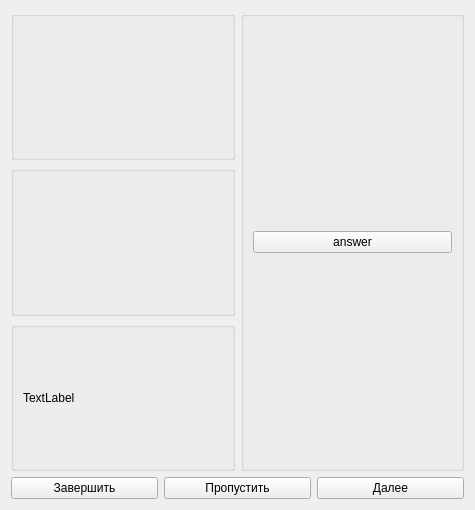
<?xml version="1.0" encoding="UTF-8"?>
<ui version="4.0">
 <class>QuestionTab</class>
 <widget class="QWidget" name="QuestionTab">
  <property name="geometry">
   <rect>
    <x>0</x>
    <y>0</y>
    <width>475</width>
    <height>510</height>
   </rect>
  </property>
  <property name="windowTitle">
   <string>Form</string>
  </property>
  <layout class="QVBoxLayout" name="lay" stretch="1,0">
   <item>
    <layout class="QHBoxLayout" name="question_layout">
     <item>
      <layout class="QVBoxLayout" name="data_layout">
       <item>
        <widget class="QGroupBox" name="video_group">
         <property name="title">
          <string/>
         </property>
         <layout class="QVBoxLayout" name="verticalLayout_3">
          <item>
           <widget class="QWidget" name="video_label" native="true"/>
          </item>
         </layout>
        </widget>
       </item>
       <item>
        <widget class="QGroupBox" name="image_group">
         <property name="title">
          <string/>
         </property>
         <layout class="QVBoxLayout" name="verticalLayout">
          <item>
           <widget class="QLabel" name="image_label">
            <property name="text">
             <string/>
            </property>
            <property name="scaledContents">
             <bool>true</bool>
            </property>
           </widget>
          </item>
         </layout>
        </widget>
       </item>
       <item>
        <widget class="QGroupBox" name="text_group">
         <property name="title">
          <string/>
         </property>
         <layout class="QVBoxLayout" name="verticalLayout_2">
          <item>
           <widget class="QLabel" name="text_label">
            <property name="text">
             <string>TextLabel</string>
            </property>
           </widget>
          </item>
         </layout>
        </widget>
       </item>
      </layout>
     </item>
     <item>
      <widget class="QGroupBox" name="answer_group">
       <property name="title">
        <string/>
       </property>
       <layout class="QVBoxLayout" name="answer_layout">
        <item>
         <widget class="QPushButton" name="answer_button">
          <property name="text">
           <string>answer</string>
          </property>
         </widget>
        </item>
       </layout>
      </widget>
     </item>
    </layout>
   </item>
   <item>
    <layout class="QHBoxLayout" name="buttons_layout">
     <item>
      <widget class="QPushButton" name="end_button">
       <property name="text">
        <string>Завершить</string>
       </property>
      </widget>
     </item>
     <item>
      <widget class="QPushButton" name="skip_button">
       <property name="text">
        <string>Пропустить</string>
       </property>
      </widget>
     </item>
     <item>
      <widget class="QPushButton" name="next_button">
       <property name="text">
        <string>Далее</string>
       </property>
      </widget>
     </item>
    </layout>
   </item>
  </layout>
 </widget>
 <resources/>
 <connections/>
</ui>
